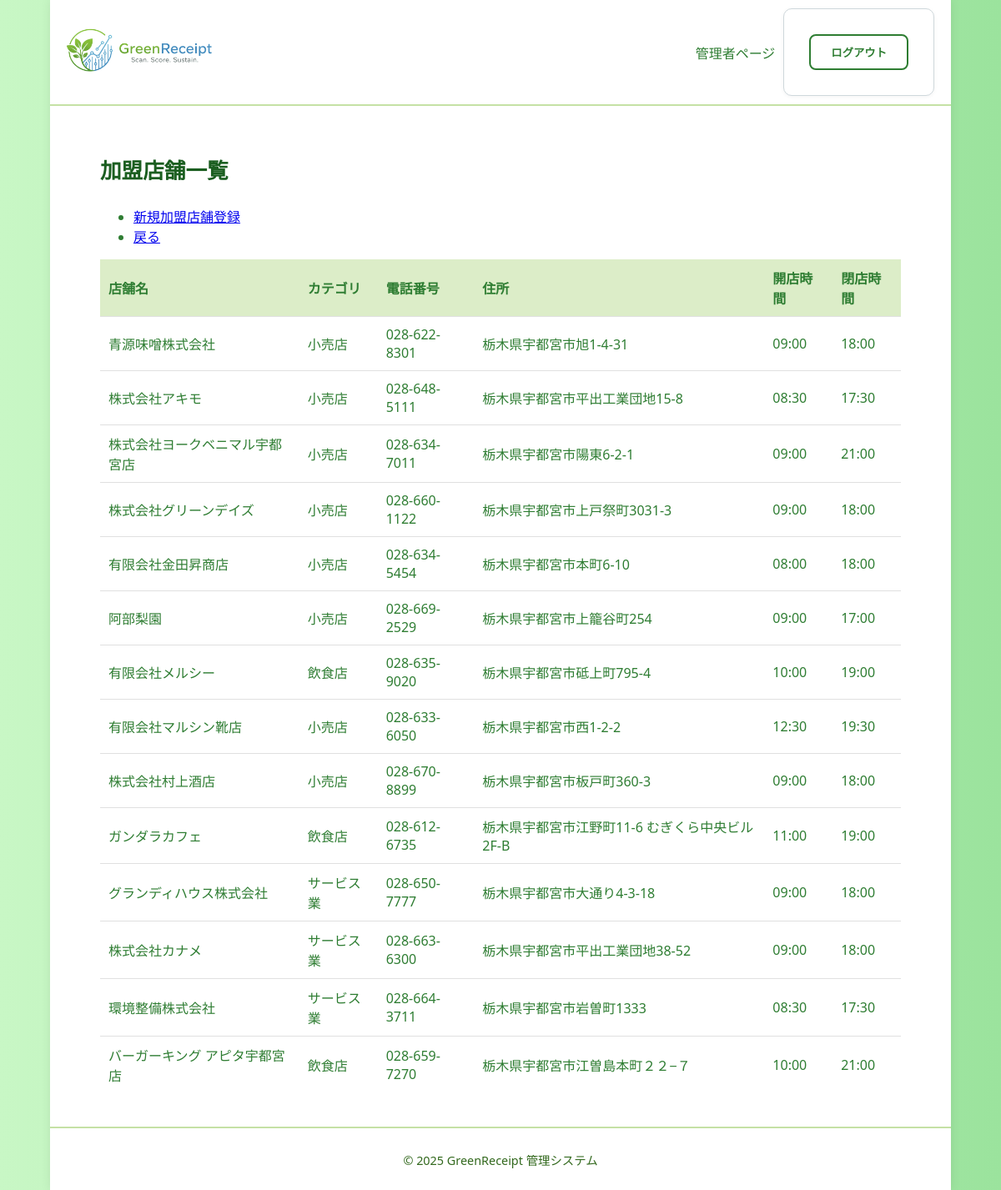
/store/list/ (signed in), run on an earlier commit of the app's database.
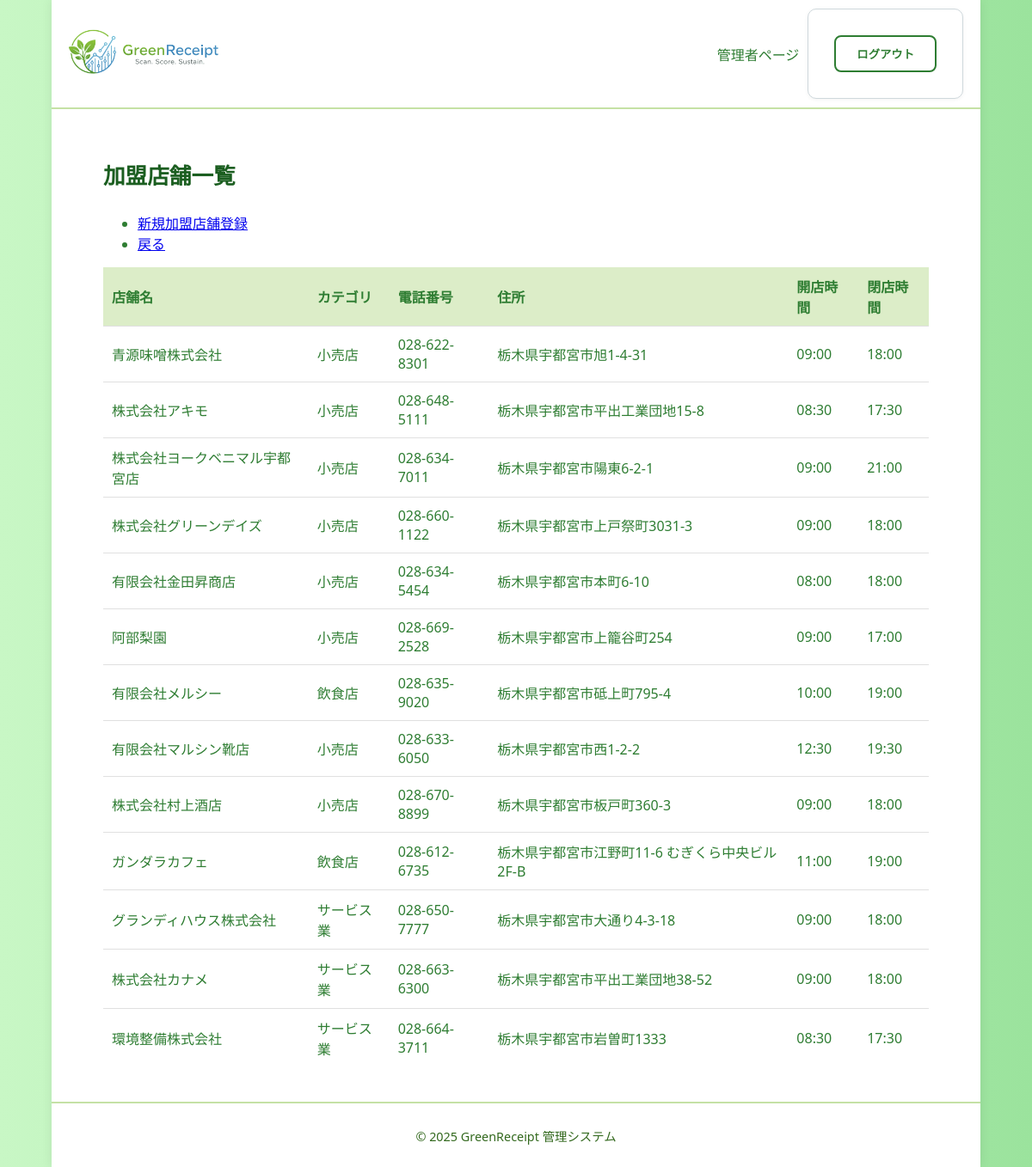
And on a later commit of the database.
### core/models.py (models this page shows, shortened)
class Store(models.Model):
    store_id = models.AutoField(primary_key=True, verbose_name='店舗ID')
    store_name = models.CharField(max_length=64, verbose_name='店舗名')
    CATEGORY_CHOICES = [
        ('restaurant', '飲食店'),
        ('retail', '小売店'),
        ('service', 'サービス業'),
        ('other', 'その他'),
    ]
    category = models.CharField(max_length=64, choices=CATEGORY_CHOICES, verbose_name='カテゴリ')
    tel = models.CharField(max_length=32, blank=True, verbose_name='電話番号')
    address = models.CharField(max_length=255, verbose_name='住所')
    open_time = models.TimeField(verbose_name='開店時間', null=True, blank=True)
    close_time = models.TimeField(verbose_name='閉店時間', null=True, blank=True)
    lat = models.FloatField(verbose_name='緯度', default=0.0)
    lng = models.FloatField(verbose_name='経度', default=0.0)
    class Meta:
        verbose_name = '加盟店'
        verbose_name_plural = '加盟店'

### core/views.py (the view)
# urls.py: path("store/list/",views.store_list,name='store_list'),
@staff_member_required
def store_list(request):
    stores = Store.objects.all()
    context = {
        'stores': stores,
    }
    return render(request, "admin/store_list.html", context)

### core/templates/admin/store_list.html (shortened to what this page needs)
{% extends 'admin/admin_base.html' %}
{% block content %}
<main class="dashboard-main">
  <div class="dashboard-container">
    <div class="header-with-button">
        <h1>加盟店舗一覧</h1>
        <ul class="list-group list-group-flush">
            <li class="list-group-item">
                <a href="{% url 'core:store_create' %}">新規加盟店舗登録</a>
            </li>
            <li class="list-group-item">
                <a href="{% url 'core:staff_index' %}">戻る</a>
            </li>
        </ul>
    </div>
    <div class="table-responsive">
        <table class="table">
            <thead>
                <tr>
                    <th>店舗名</th>
                    <th>カテゴリ</th>
                    <th>電話番号</th>
                    <th>住所</th>
                    <th>開店時間</th>
                    <th>閉店時間</th>
                </tr>
            </thead>
            <tbody>
                {% for store in stores %}
                <tr data-href="{% url 'core:store_detail' store.store_id %}">
                    <td>{{ store.store_name }}</td>
                    <td>{{ store.get_category_display }}</td>
                    <td>{{ store.tel }}</td>
                    <td>{{ store.address }}</td>
                    <td>{{ store.open_time|time:"H:i" }}</td>
                    <td>{{ store.close_time|time:"H:i" }}</td>
                </tr>
                {% endfor %}
            </tbody>
        </table>
    </div>
  </div>
</main>
{% endblock %}

### core/templates/admin/admin_base.html (shortened to what this page needs)
{% load static %}
<!DOCTYPE html>
<html lang="ja">
  <head>
    <link rel="stylesheet" href="{% static 'css/admin.css' %}" />
  </head>
  <body>
    <div class="admin-container">
      <header class="admin-header">
        <div class="admin-header-inner">
          <div class="logo-container">
            <img src="{% static 'img/logo.png' %}" alt="GreenReceipt ロゴ" class="logo small" />
          </div>
          <div class="user-info desktop-only">
            {% if user.is_authenticated %}
              <span class="welcome">
                {% if user.role == 'store' %}
                  店舗ページ
                {% else %}
                  管理者ページ
                {% endif %}
              </span>
              <form method="post" action="{% url 'core:staff_logout' %}" class="logout-form">
                <button type="submit" class="btn-secondary logout-button">ログアウト</button>
              </form>
            {% endif %}
          </div>
        </div>
      </header>
      <main class="admin-main">
        {% block content %}
        {% endblock %}
      </main>
      <footer class="admin-footer">
        <p>© 2025 GreenReceipt 管理システム</p>
      </footer>
    </div>
  </body>
</html>

### core/static/css/admin.css (style rules this page uses)
* { box-sizing: border-box; }
html, body { height: 100%; width: 100%; margin: 0; padding: 0; overflow-x: hidden; background: linear-gradient(to right, #c8f7c5, #9be39d); }
body { font-family: "Segoe UI", "メイリオ", sans-serif; color: #2e7d32; display: flex; flex-direction: column; min-height: 100vh; }
.admin-container { flex: 1; display: flex; flex-direction: column; align-items: stretch; background: #f6fff6; max-width: 1080px; margin: 0 auto; width: 100%; box-shadow: 0 0 12px rgba(0,0,0,.08); }
.admin-header { background: #ffffff; border-bottom: 2px solid #c5e1a5; padding: 10px 20px; }
.admin-header-inner { display: flex; justify-content: space-between; align-items: center; gap: 12px; }
.admin-header img.logo { width: 180px; height: auto; }
.user-info { display: flex; align-items: center; gap: 10px; }
.logout-button { border: 2px solid #2e7d32; color: #2e7d32; background: #fff; border-radius: 6px; padding: 6px 12px; cursor: pointer; transition: .2s; }
.admin-main { flex: 1; padding: 40px 60px; background: #fff; text-align: left; }
.admin-main h1 { font-size: 1.6rem; font-weight: 700; color: #1b5e20; margin-bottom: 25px; }
.table-responsive { overflow-x: auto; }
table { width: 100%; border-collapse: collapse; }
th { background-color: #dcedc8; color: #2e7d32; font-weight: 700; padding: 10px; text-align: left; }
td { padding: 10px; border-top: 1px solid #e0e0e0; }
button, .btn, .btn-primary, .btn-secondary { display: inline-block; font-weight: 600; cursor: pointer; border-radius: 8px; transition: .2s; }
.btn-secondary { background: #fff; border: 2px solid #2e7d32; color: #2e7d32; padding: 10px 24px; }
form { background: #ffffff; border: 1px solid #cfd8dc; border-radius: 10px; padding: 30px; box-shadow: 0 1px 5px rgba(0,0,0,.05); }
.admin-footer { background: #ffffff; border-top: 2px solid #c5e1a5; text-align: center; padding: 12px 0; font-size: 0.9rem; color: #33691e; }

What changed in the data, as far as the page shows it:
removed Store: store_name "バーガーキング アピタ宇都宮店", category "飲食店", tel "028-659-7270", address "栃木県宇都宮市江曽島本町２２−７", open_time "10:00", close_time "21:00"
changed Store "阿部梨園": tel "028-669-2529" → "028-669-2528"
